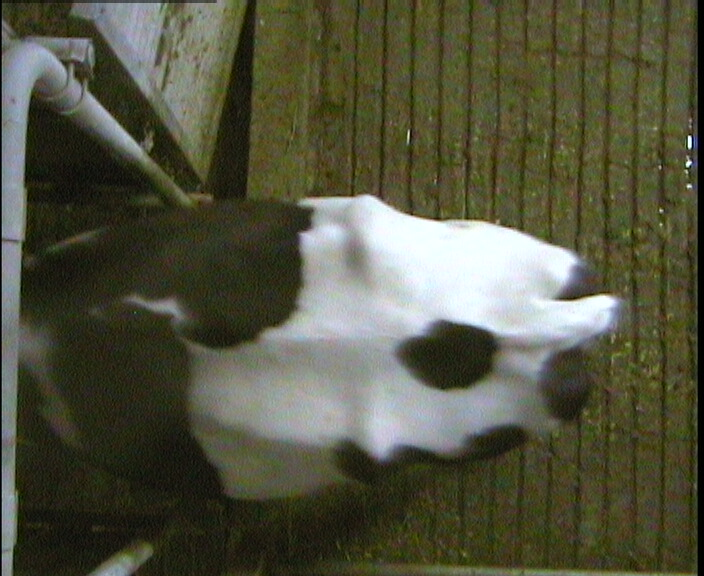
#> input picture db/images/cow/110_4_10_20_105_cow.jpg, 704 x 576 px, found by its file name; its folder holds only this picture in this run
$ jupyter execute 'notebook1 - filters.ipynb'
#> lines starting #> are read from the running program, lines starting #| are printed output that depends on the picture; after the words box and inside, x2 and y2 are one past the last pixel; in counts of white or black regions, pixels touching at a corner belong together
## Cargar y Visualizar las Imágenes

Cargamos las imágenes y las visualizamos para asegurarnos de que están correctamente importadas.

[cell 1]
# permisos para acceder a googleDrive
from google.colab import drive
drive.mount('/content/drive')

[cell 2]
import os
drive_folder = 'drive/MyDrive/TESIS/'

# Definición de la base de datos
data_folder = drive_folder + 'db/data/'
image_folder = drive_folder + 'db/images/cow/'
shape_folder = drive_folder + 'db/images/shape/'

# si no da error es que se cargaron bien
files = os.listdir(image_folder)

[cell 3]
import cv2
import matplotlib.pyplot as plt
import os

# Obtener lista de archivos en la carpeta
image_paths  = [os.path.join(image_folder, file) for file in os.listdir(image_folder) if file.endswith('.jpg')]

# Función para cargar y mostrar imágenes
def load_and_display_image(image_paths):
    image = cv2.imread(image_paths)
#> image is the input picture: shape (576, 704, 3); mean B, G, R 64.6, 84.5, 84
    image_rgb = cv2.cvtColor(image, cv2.COLOR_BGR2RGB)  # Convertir de BGR a RGB
    plt.imshow(image_rgb)
    plt.title("Imagen Original")
    plt.axis('off')
    plt.show()

# Mostrar una imagen de ejemplo
load_and_display_image(image_paths[0])

## Preprocesamiento de las Imágenes

A continuación, aplicamos técnicas de preprocesamiento como el escalado, la eliminación de ruido, etc.

[cell 4]
def preprocess_image(image):
    # Convertir a escala de grises
    gray = cv2.cvtColor(image, cv2.COLOR_BGR2GRAY)
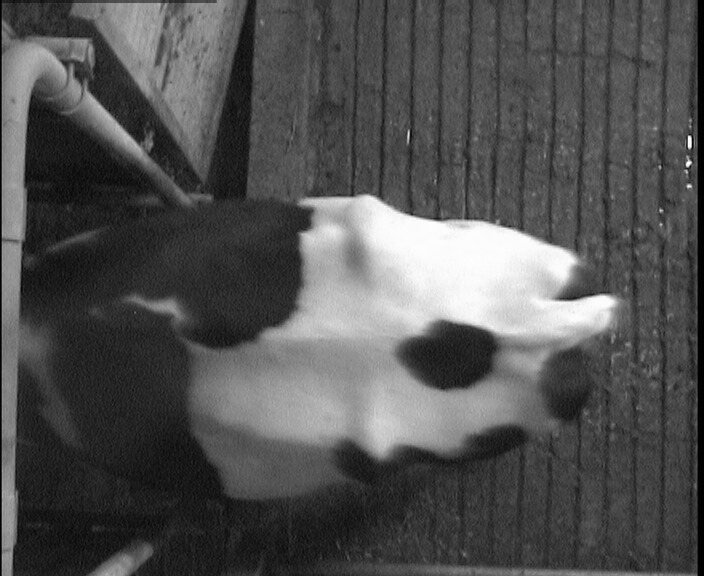
#> gray: shape (576, 704); min 0, max 255, mean 82

    # Ecualización del histograma para mejorar el contraste
    # equ = cv2.equalizeHist(gray)

    # Eliminar ruido usando un filtro Gaussiano
    # blurred = cv2.GaussianBlur(gray, (5, 5), 0)

    # Aplicar filtro bilateral para reducir el ruido mientras se conservan los bordes
    blurred = cv2.bilateralFilter(gray, 9, 75, 75)

    return blurred

# Aplicar preprocesamiento a una imagen y mostrarla
image = cv2.imread(image_paths[0])
preprocessed_image = preprocess_image(image)
plt.imshow(preprocessed_image, cmap='gray')
plt.title("Imagen Pre-procesada")
plt.axis('off')
plt.show()

# Aplicar Diferentes Algoritmos de Segmentación

Vamos a implementar y aplicar varios algoritmos de segmentación y comparar los resultados.

## Umbralización (Thresholding)

[cell 5]
def threshold_segmentation_1(image):
    _, thresh = cv2.threshold(image, 128, 255, cv2.THRESH_BINARY + cv2.THRESH_OTSU)
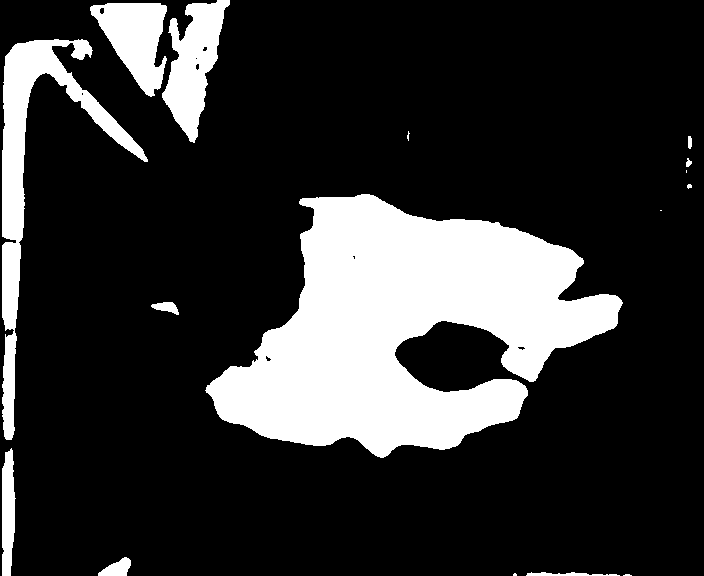
#> thresh: shape (576, 704); 20.2% white; 16 white regions (6 under 20 px), largest, box (x1, y1, x2, y2) and area: (205, 194, 623, 458) 60240, (2, 39, 148, 440) 10249, (162, 0, 230, 143) 4936
    return thresh

def threshold_segmentation_2(image):
    thresh = cv2.adaptiveThreshold(image, 255, cv2.ADAPTIVE_THRESH_GAUSSIAN_C, cv2.THRESH_BINARY, 11, 2)
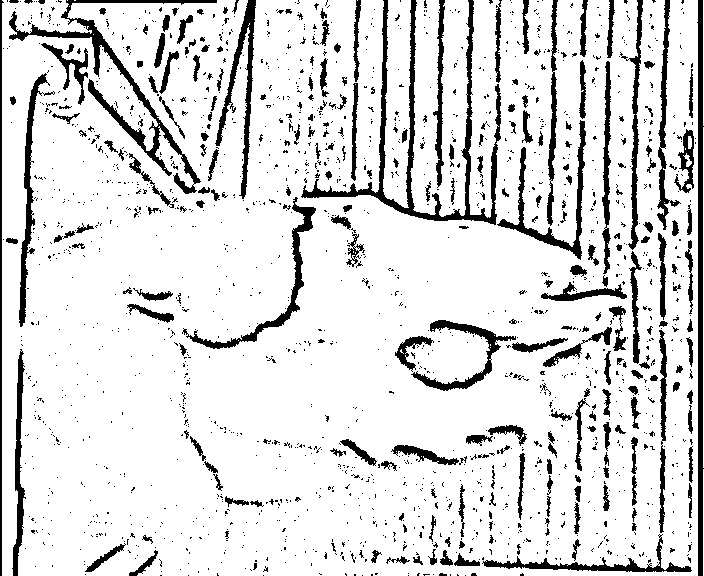
#> thresh: shape (576, 704); 86.5% white; 1761 black regions (1520 under 20 px), largest, box (x1, y1, x2, y2) and area: (301, 0, 501, 225) 4960, (9, 0, 217, 194) 3634, (697, 0, 704, 576) 2883
    return thresh

thresholded_image1 = threshold_segmentation_1(preprocessed_image)
thresholded_image2 = threshold_segmentation_2(preprocessed_image)

# Mostrar la imagen segmentada
fig, axes = plt.subplots(1, 2, figsize=(15, 5))
axes[0].imshow(thresholded_image1, cmap='gray')
axes[0].set_title('Segmentación por Umbralización')
axes[1].imshow(thresholded_image2, cmap='gray')
axes[1].set_title('Segmentación por Umbralización Adaptativa')
plt.show()
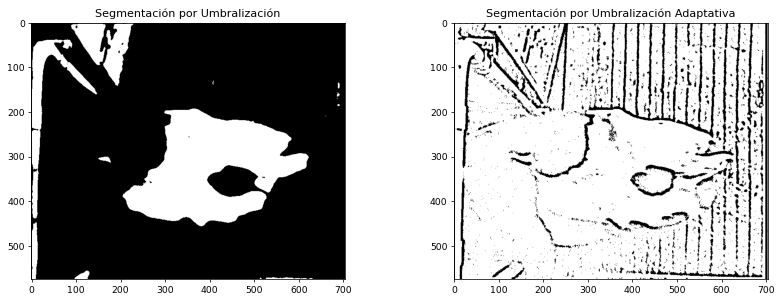
#> figure drawn by matplotlib, 2 panels

## Detección de Bordes (Canny)

[cell 6]
def canny_segmentation(image):
    edges = cv2.Canny(image, 50, 150)
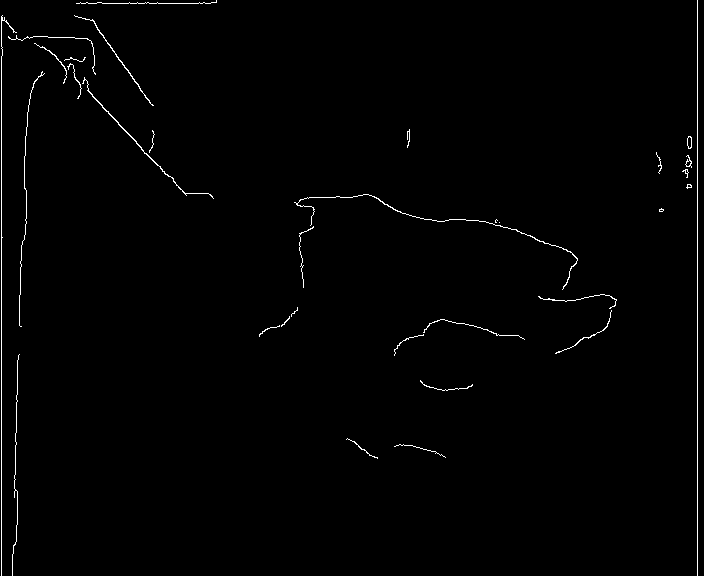
#> edges: shape (576, 704); 0.93% white in thin lines or dots
    return edges

# Aplicar Canny y mostrar la imagen segmentada
canny_image = canny_segmentation(preprocessed_image)
plt.imshow(canny_image, cmap='gray')
plt.title("Segmentación por Detección de Bordes (Canny)")
plt.show()

## Contornos Activos (Active Contours)

[cell 7]
from skimage.segmentation import active_contour
from skimage.draw import circle_perimeter
import numpy as np

def active_contour_segmentation(image):
    s = np.linspace(0, 2*np.pi, 400)
    r = image.shape[0] // 2 + 100*np.sin(s)
    c = image.shape[1] // 2 + 100*np.cos(s)
    init = np.array([r, c]).T

    snake = active_contour(image, init, alpha=0.015, beta=10, gamma=0.001)
#> snake = 400 pairs, first value 194.1 to 337, second value 300.2 to 446
    return snake

# Aplicar Contornos Activos y mostrar la imagen segmentada
snake = active_contour_segmentation(preprocessed_image)

fig, ax = plt.subplots()
ax.imshow(preprocessed_image, cmap=plt.cm.gray)
ax.plot(snake[:, 1], snake[:, 0], '-b', lw=3)
plt.title("Segmentación por Contornos Activos")
plt.show()
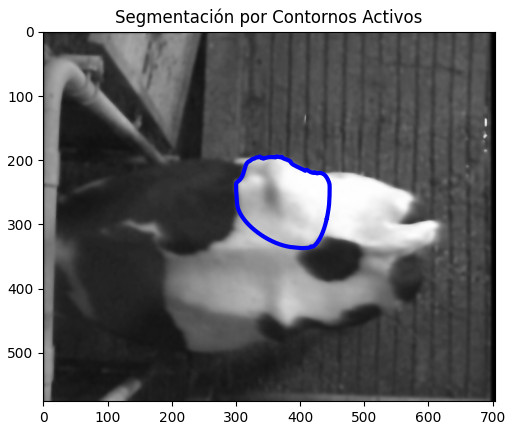
#> figure drawn by matplotlib, 1 panel

# Evaluar los Resultados

Finalmente, evaluamos la calidad de cada método de segmentación usando métricas como la precisión, el recall, o una comparación visual si no se tiene el ground truth.

[cell 8]
fig, axes = plt.subplots(1, 4, figsize=(15, 5))
axes[0].imshow(thresholded_image1, cmap='gray')
axes[0].set_title('Umbralización')
axes[1].imshow(thresholded_image2, cmap='gray')
axes[1].set_title('Umbralización Adaptativa')
axes[2].imshow(canny_image, cmap='gray')
axes[2].set_title('Detección de Bordes (Canny)')
axes[3].imshow(preprocessed_image, cmap='gray')
axes[3].plot(snake[:, 1], snake[:, 0], '-b', lw=3)
axes[3].set_title('Contornos Activos')
plt.show()
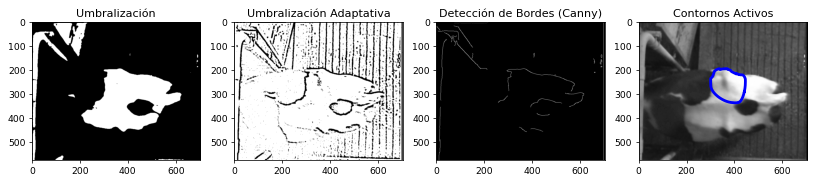
#> figure drawn by matplotlib, 4 panels

$ run again, on db/images/cow/131_4_22_22_114_cow.jpg
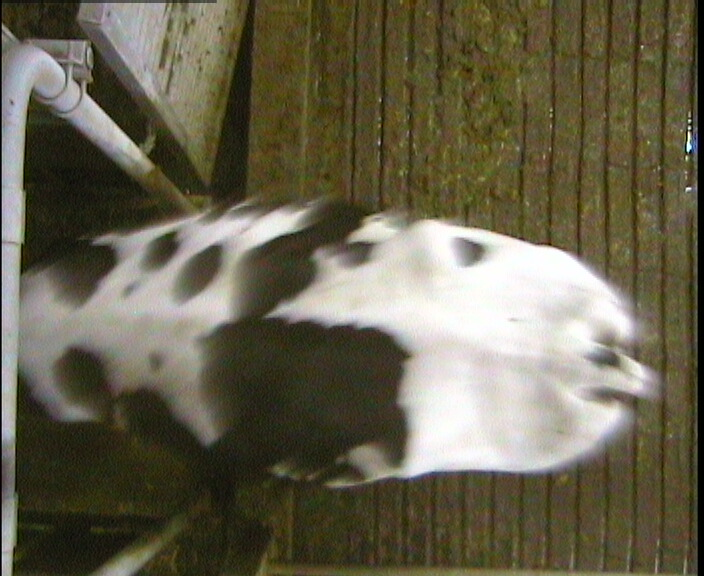
#> input picture db/images/cow/131_4_22_22_114_cow.jpg, 704 x 576 px, found by its file name
#> in load_and_display_image, image is the input picture: shape (576, 704, 3); mean B, G, R 78.1, 98.5, 103.9
#> in threshold_segmentation_1, `_, thresh = cv2.threshold(image, 128, 255, cv2.THRESH_BINARY + cv2.THR..`:
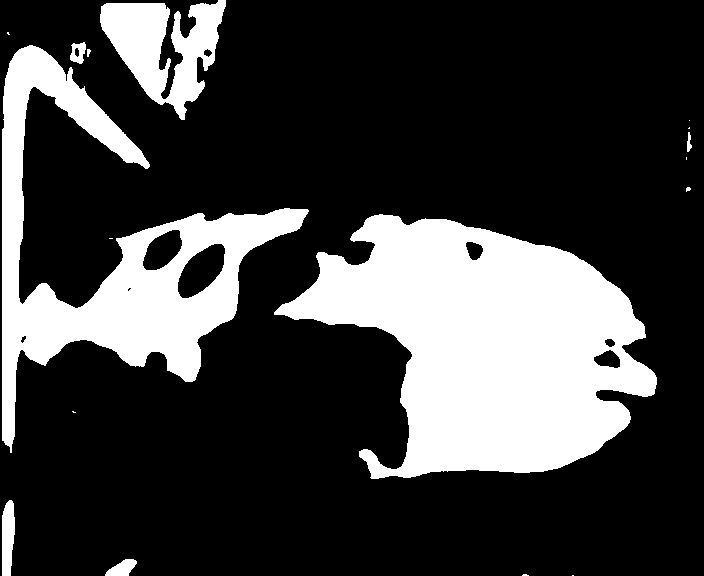
#> thresh: shape (576, 704); 24.8% white; 17 white regions (9 under 20 px), largest, box (x1, y1, x2, y2) and area: (274, 214, 657, 479) 59188, (2, 45, 309, 453) 32065, (100, 0, 226, 120) 7838
#> edges: shape (576, 704); 1.3% white in thin lines or dots
#> in active_contour_segmentation, `snake = active_contour(image, init, alpha=0.015, beta=10, gamma=0.001)`: snake = 400 pairs, first value 212.6 to 333, second value 253.5 to 467.9
#> `plt.show()`:
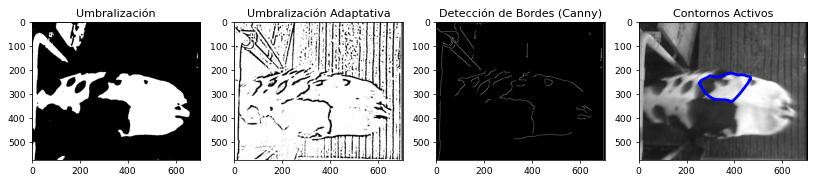
#> figure drawn by matplotlib, 4 panels

$ run again, on db/images/cow/132_4_24_22_128_cow.jpg
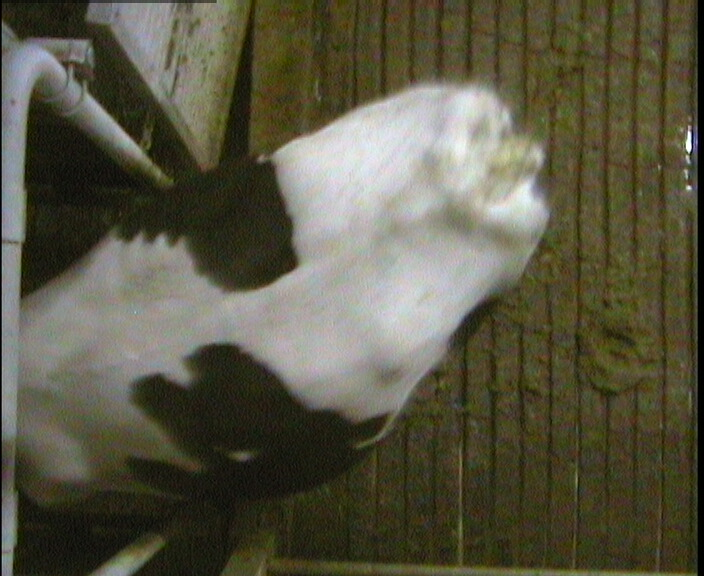
#> input picture db/images/cow/132_4_24_22_128_cow.jpg, 704 x 576 px, found by its file name
#> in load_and_display_image, image is the input picture: shape (576, 704, 3); mean B, G, R 68.2, 87, 89.7
#> in threshold_segmentation_1, `_, thresh = cv2.threshold(image, 128, 255, cv2.THRESH_BINARY + cv2.THR..`:
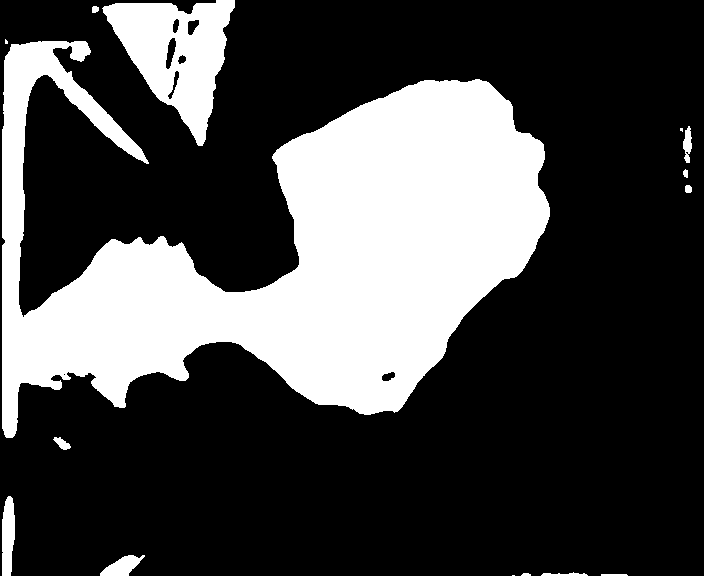
#> thresh: shape (576, 704); 28.3% white; 15 white regions (3 under 20 px), largest, box (x1, y1, x2, y2) and area: (2, 41, 550, 438) 102938, (102, 0, 235, 146) 9776, (2, 496, 15, 576) 856
#> edges: shape (576, 704); 0.8% white in thin lines or dots
#> in active_contour_segmentation, `snake = active_contour(image, init, alpha=0.015, beta=10, gamma=0.001)`: snake = 400 pairs, first value 236 to 331.9, second value 260.1 to 467.8
#> `plt.show()`:
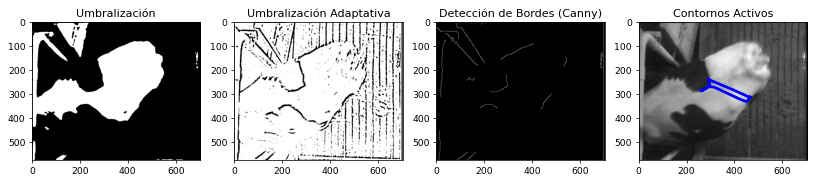
#> figure drawn by matplotlib, 4 panels

$ run again, on db/images/cow/132_4_27_12_74_cow.jpg
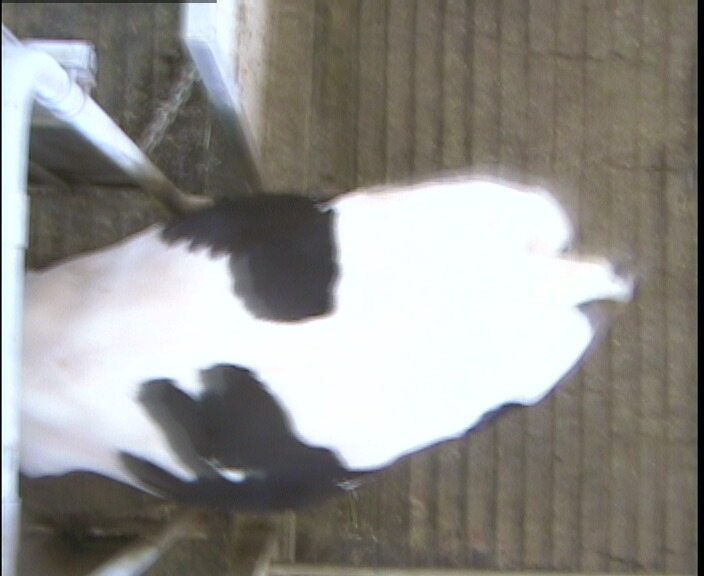
#> input picture db/images/cow/132_4_27_12_74_cow.jpg, 704 x 576 px, found by its file name
#> in load_and_display_image, image is the input picture: shape (576, 704, 3); mean B, G, R 138.9, 143.1, 144.8
#> edges: shape (576, 704); 0.98% white in thin lines or dots
#> in active_contour_segmentation, `snake = active_contour(image, init, alpha=0.015, beta=10, gamma=0.001)`: snake = 400 pairs, first value 190.8 to 323.3, second value 243.9 to 350.8
#> `plt.show()`:
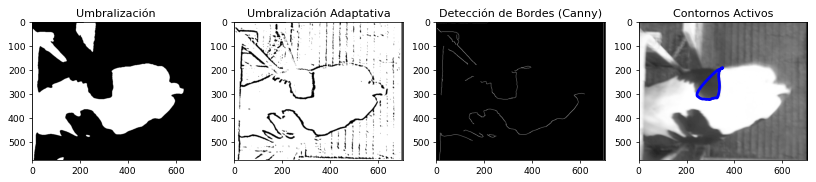
#> figure drawn by matplotlib, 4 panels
